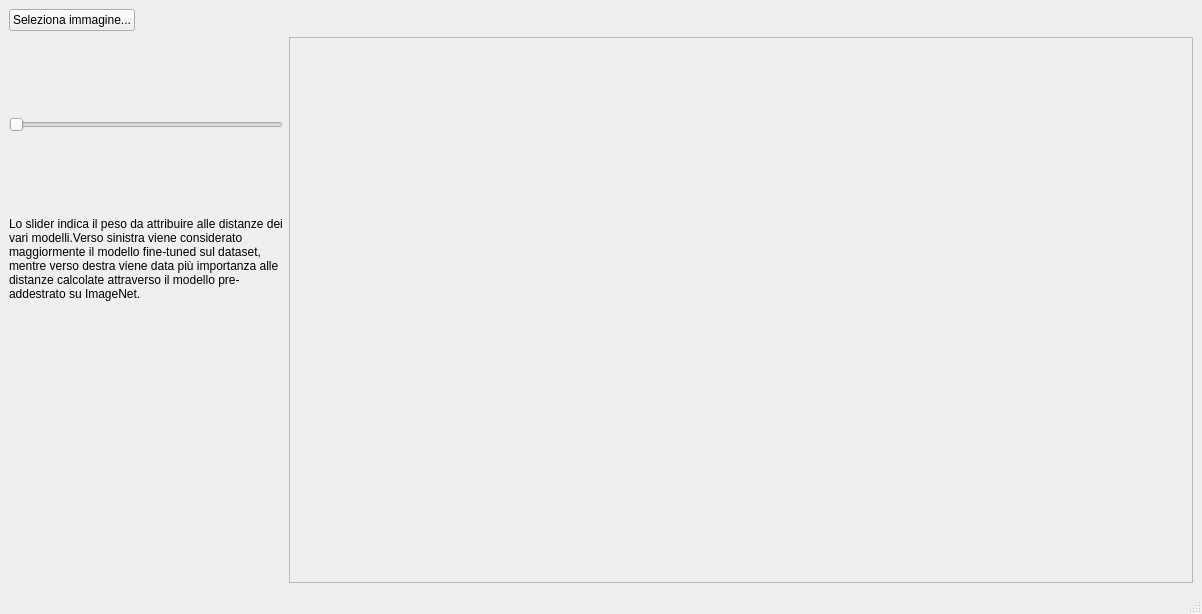
<?xml version="1.0" encoding="UTF-8"?>
<ui version="4.0">
 <class>MainWindow</class>
 <widget class="QMainWindow" name="MainWindow">
  <property name="geometry">
   <rect>
    <x>0</x>
    <y>0</y>
    <width>1202</width>
    <height>614</height>
   </rect>
  </property>
  <property name="windowTitle">
   <string>Ricerca immagini</string>
  </property>
  <widget class="QWidget" name="centralwidget">
   <layout class="QFormLayout" name="formLayout_2">
    <item row="0" column="0">
     <widget class="QPushButton" name="buttonSelect">
      <property name="text">
       <string>Seleziona immagine...</string>
      </property>
     </widget>
    </item>
    <item row="0" column="1">
     <layout class="QGridLayout" name="gridLayout">
      <item row="0" column="0">
       <widget class="QLabel" name="labelSelected">
        <property name="text">
         <string/>
        </property>
       </widget>
      </item>
     </layout>
    </item>
    <item row="1" column="0">
     <layout class="QVBoxLayout" name="verticalLayout">
      <property name="leftMargin">
       <number>0</number>
      </property>
      <property name="topMargin">
       <number>0</number>
      </property>
      <item>
       <widget class="QLabel" name="queryImg">
        <property name="sizePolicy">
         <sizepolicy hsizetype="Preferred" vsizetype="Preferred">
          <horstretch>0</horstretch>
          <verstretch>0</verstretch>
         </sizepolicy>
        </property>
        <property name="minimumSize">
         <size>
          <width>150</width>
          <height>0</height>
         </size>
        </property>
        <property name="text">
         <string/>
        </property>
       </widget>
      </item>
      <item>
       <widget class="QSlider" name="baseWeight">
        <property name="orientation">
         <enum>Qt::Horizontal</enum>
        </property>
       </widget>
      </item>
      <item>
       <widget class="QLabel" name="labelLoading">
        <property name="minimumSize">
         <size>
          <width>130</width>
          <height>20</height>
         </size>
        </property>
        <property name="text">
         <string/>
        </property>
       </widget>
      </item>
      <item>
       <widget class="QLabel" name="labelDescription">
        <property name="text">
         <string>Lo slider indica il peso da attribuire alle distanze dei vari modelli.Verso sinistra viene considerato maggiormente il modello fine-tuned sul dataset, mentre verso destra viene data più importanza alle distanze calcolate attraverso il modello pre-addestrato su ImageNet.</string>
        </property>
        <property name="wordWrap">
         <bool>true</bool>
        </property>
       </widget>
      </item>
     </layout>
    </item>
    <item row="1" column="1">
     <widget class="QScrollArea" name="gridImages">
      <property name="widgetResizable">
       <bool>true</bool>
      </property>
      <widget class="QWidget" name="scrollAreaWidgetContents">
       <property name="geometry">
        <rect>
         <x>0</x>
         <y>0</y>
         <width>901</width>
         <height>256</height>
        </rect>
       </property>
      </widget>
     </widget>
    </item>
   </layout>
  </widget>
  <widget class="QMenuBar" name="menubar">
   <property name="geometry">
    <rect>
     <x>0</x>
     <y>0</y>
     <width>1202</width>
     <height>22</height>
    </rect>
   </property>
  </widget>
  <widget class="QStatusBar" name="statusbar"/>
 </widget>
 <resources/>
 <connections/>
</ui>
